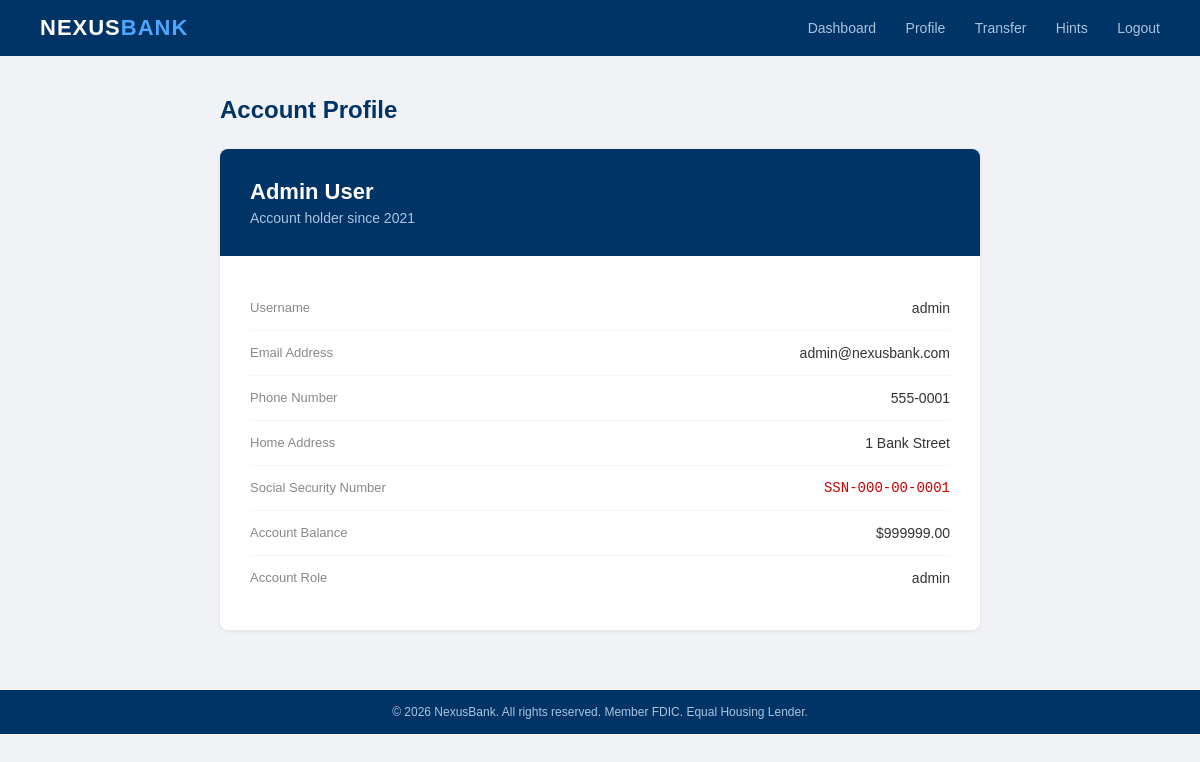
Screenshot of /profile (signed in) with the database file from the repository.
### tables this page shows
CREATE TABLE users (
    id INTEGER PRIMARY KEY,
    username TEXT,
    password TEXT,
    full_name TEXT,
    email TEXT,
    phone TEXT,
    address TEXT,
    ssn TEXT,
    balance REAL,
    role TEXT
);

### nexusbank/app.py (the view)
@app.route('/profile')
def profile():
    if 'user_id' not in session:
        return redirect(url_for('login'))
    user_id = request.args.get('id', session['user_id'])
    flag = None
    if int(user_id) != session['user_id']:
        flag = "FLAG{idor_nexusbank}"
    conn = get_db()
    c = conn.cursor()
    c.execute("SELECT * FROM users WHERE id = ?", (user_id,))
    user = c.fetchone()
    conn.close()
    if not user:
        return "User not found", 404
    return render_template('profile.html', user=user, flag=flag)

### nexusbank/app.py (called while the page is built)
def get_db():
    base_dir = os.path.dirname(os.path.abspath(__file__))
    db_path = os.path.join(base_dir, 'nexusbank.db')
    conn = sqlite3.connect(db_path)
    return conn

### nexusbank/templates/profile.html (shortened to what this page needs)
<!DOCTYPE html>
<html lang="en">
<head>
</head>
<body>
    <header>
        <div class="bank-logo">NEXUS<span>BANK</span></div>
        <nav>
            <a href="/dashboard">Dashboard</a>
            <a href="/profile">Profile</a>
            <a href="/transfer">Transfer</a>
            <a href="/hints">Hints</a>
            <a href="/logout">Logout</a>
        </nav>
    </header>
    <div class="container">
        <h2>Account Profile</h2>
        <div class="profile-card">
            <div class="profile-header">
                <h3>{{ user[3] }}</h3>
                <p>Account holder since 2021</p>
            </div>
            <div class="profile-body">
                <div class="field">
                    <span class="field-label">Username</span>
                    <span class="field-value">{{ user[1] }}</span>
                </div>
                <div class="field">
                    <span class="field-label">Email Address</span>
                    <span class="field-value">{{ user[4] }}</span>
                </div>
                <div class="field">
                    <span class="field-label">Phone Number</span>
                    <span class="field-value">{{ user[5] }}</span>
                </div>
                <div class="field">
                    <span class="field-label">Home Address</span>
                    <span class="field-value">{{ user[6] }}</span>
                </div>
                <div class="field">
                    <span class="field-label">Social Security Number</span>
                    <span class="field-value sensitive">{{ user[7] }}</span>
                </div>
                <div class="field">
                    <span class="field-label">Account Balance</span>
                    <span class="field-value">${{ "%.2f"|format(user[8]) }}</span>
                </div>
                <div class="field">
                    <span class="field-label">Account Role</span>
                    <span class="field-value">{{ user[9] }}</span>
                </div>
            </div>
        </div>
    </div>
    <footer>
        &copy; 2026 NexusBank. All rights reserved. Member FDIC. Equal Housing Lender.
    </footer>
</body>
</html>

### nexusbank/templates/profile.html (style rules this page uses)
* { margin: 0; padding: 0; box-sizing: border-box; }
body { font-family: Arial, sans-serif; background: #f0f2f5; min-height: 100vh; }
header { background: #003366; padding: 15px 40px; display: flex; justify-content: space-between; align-items: center; }
.bank-logo { color: white; font-size: 22px; font-weight: bold; letter-spacing: 1px; }
.bank-logo span { color: #4da6ff; }
nav a { color: #aac4e0; text-decoration: none; margin-left: 25px; font-size: 14px; }
.container { max-width: 800px; margin: 40px auto; padding: 0 20px; }
h2 { font-size: 24px; color: #003366; margin-bottom: 25px; }
.profile-card { background: white; border-radius: 8px; box-shadow: 0 1px 4px rgba(0,0,0,0.08); overflow: hidden; }
.profile-header { background: #003366; padding: 30px; color: white; }
.profile-header h3 { font-size: 22px; }
.profile-header p { color: #aac4e0; font-size: 14px; margin-top: 5px; }
.profile-body { padding: 30px; }
.field { display: flex; justify-content: space-between; padding: 14px 0; border-bottom: 1px solid #f5f5f5; }
.field:last-child { border-bottom: none; }
.field-label { font-size: 13px; color: #888; }
.field-value { font-size: 14px; color: #333; font-weight: 500; }
.field-value.sensitive { color: #cc0000; font-family: 'Courier New', monospace; }
footer { background: #003366; color: #aac4e0; text-align: center; padding: 15px; font-size: 12px; margin-top: 60px; }

### rows the page displays
users: full_name "Admin User", username "admin", email "admin@nexusbank.com", phone "555-0001", address "1 Bank Street", ssn "SSN-000-00-0001", balance "999999.00", role "admin"
